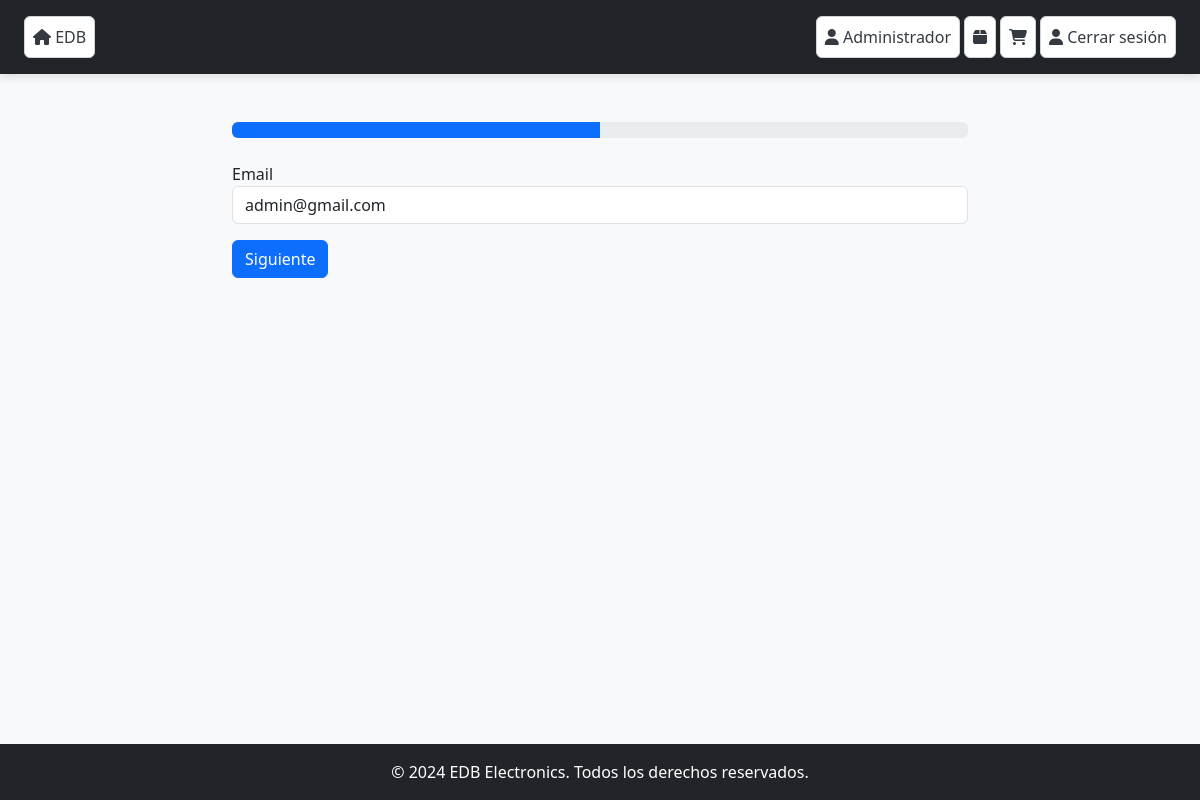
The app's page /payment/ (signed in), older data.
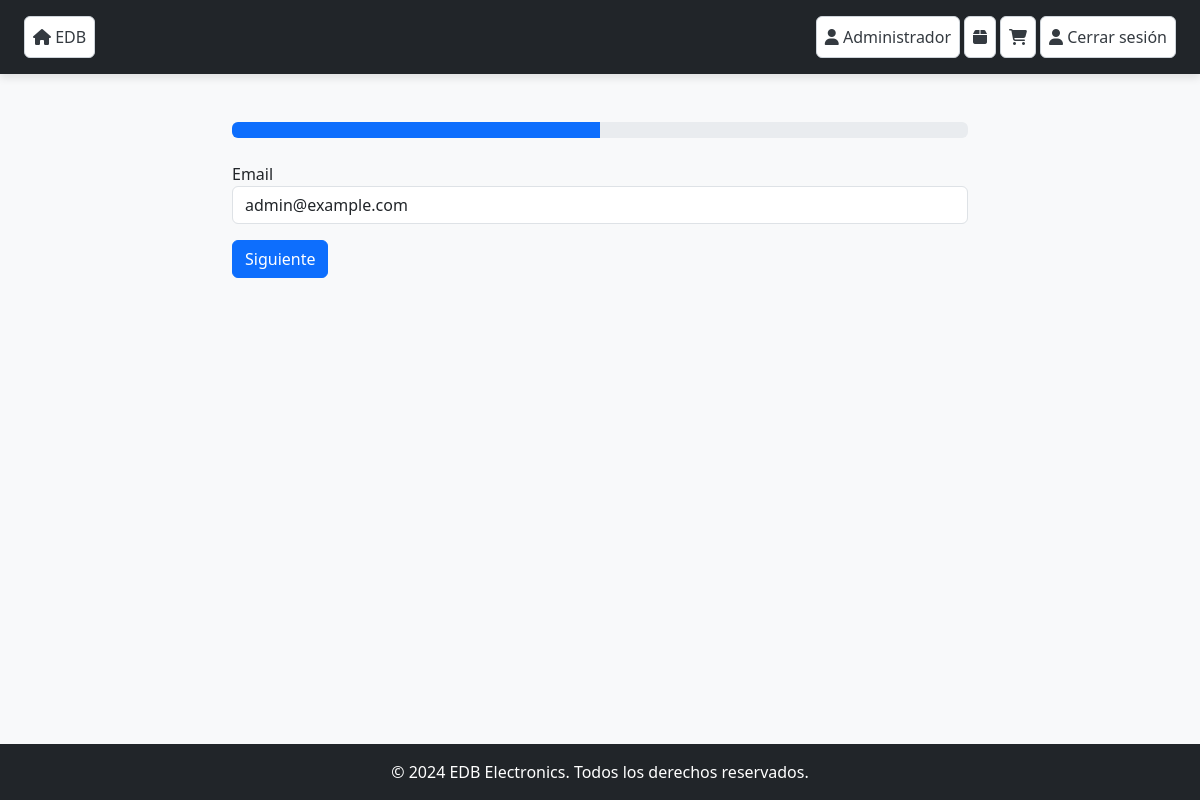
The same page, newer data.
### account/models.py (models this page shows, shortened)
class CustomUser(AbstractUser):
    username = None
    email = models.EmailField(unique=True)
    USERNAME_FIELD = 'email'
    REQUIRED_FIELDS = []
    objects = CustomUserManager()

### payment/views.py (the view, shortened to what this page needs)
# urls.py: path('', views.payment_process, name='process'),
def payment_process(request):
    if 'HTTP_REFERER' not in request.META or 'cart' in request.META['HTTP_REFERER']:
        request.session['payment_step'] = 1
        request.session['payment_email'] = ''
        request.session['payment_address'] = {}
    step = request.session.get('payment_step', 1)
    progress_percentage = (step / 2) * 100
    context = {
        'step': step,
        'user': request.user,
        'stored_email': request.session.get('payment_email', ''),
        'stored_address': request.session.get('payment_address', {}),
        'progress_percentage': "width: " + str(progress_percentage) + "%"
    }
    return render(request, 'payment.html', context)

### payment/templates/payment.html (shortened to what this page needs)
{% extends 'base-better.html' %}
{% block content %}
{% load static %}
<div class="container py-5">
    <div class="row justify-content-center">
        <div class="col-md-8">
            <div class="progress mb-4">
                <div class="progress-bar" role="progressbar" style="{{ progress_percentage }}"></div>
            </div>
            {% if step == 1 %}
            <form method="POST">
                <div class="form-group">
                    <label for="email">Email</label>
                    <input type="email" class="form-control" id="email" name="email"
                        value="{% if user.is_authenticated %}{{ user.email }}{% else %}{{ stored_email }}{% endif %}"
                        required>
                </div>
                <div class="d-flex justify-content-between mt-3">
                    <button type="submit" class="btn btn-primary">Siguiente</button>
                </div>
            </form>
            {% endif %}
        </div>
    </div>
</div>
{% endblock %}

Row changes from the older to the newer data that the page shows:
changed CustomUser: email "admin@gmail.com" → "admin@example.com"
